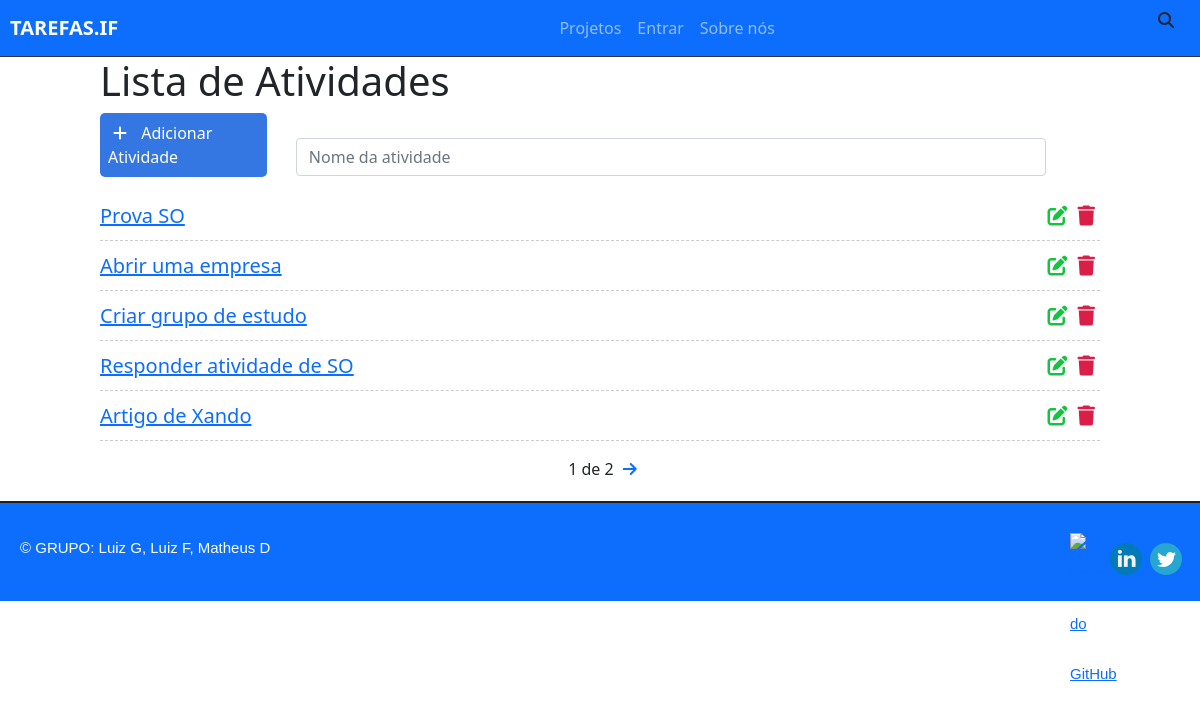
The page / on the database its author committed.
### paginas/models.py (models this page shows, shortened)
class Task(models.Model):
    STATUS = (
        ('doing', 'Doing'),
        ('done', 'Done'),
    )
    title=models.CharField(max_length=255)
    description = models.TextField()
    done = models.CharField(
        max_length=5,
        choices=STATUS,
    )
    created_at = models.DateTimeField(auto_now_add=True)
    updated_at = models.DateTimeField(auto_now=True)

### paginas/views.py (the view)
# urls.py: path('', views.taskList, name='task-list'),
def taskList(request):
    tasks_list = Task.objects.all().order_by('-created_at')
    paginator = Paginator(tasks_list, 5)
    page = request.GET.get('page')
    tasks = paginator.get_page(page)
    return render(request, 'paginas/list.html', {'tasks': tasks})

### paginas/templates/paginas/list.html (shortened to what this page needs)
{% extends "index.html" %}
{% block content %}
<div class="offset-1 col-10 list-div">
    <h1>Lista de Atividades</h1>
    <a id="add-link" href="newtask/">
        <div class="col-2 add-div">
            <i class="fas fa-plus"></i> Adicionar Atividade
        </div>
    </a>
    <div class="col-9 search-div">
        <form methodn="GET">
            <input class="form-control" type="text" id="search" name="search" placeholder="Nome da atividade">
            <i class="fas fa-search"></i>
        </form>
    </div>
    <ul class="task-list">
        {% for task in tasks %}
        <li class="task-item">
            <span><a href="/task/{{task.id}}">{{task.title}}</a></span>
            <a href="delete/{{task.id}}" class="delete-btn"><span><i class="fas fa-trash"></i></span></a>
            <a href="edit/{{task.id}}"><span><i class="fas fa-edit"></i></span></a>
        </li>
        {% endfor %}
    </ul>
    <div class="pagination">
        <span class="step-links">
            <span class="current">
                {{ tasks.number }} de {{ tasks.paginator.num_pages}}
            </span>
            {% if tasks.has_next %}
                <a href="?page={{ tasks.next_page_number }}"><i class="fas fa-arrow-right"></i></a>
            {% endif %}
        </span>
    </div>
</div>
{% endblock %}

### static/css/styles.css (style rules this page uses)
#add-link { text-decoration: none; }
.add-div { background-color: #3476e2; cursor: pointer; display: inline-block; color: #FFF; padding: 8px; border-radius: 5px; margin-right: 25px; }
.fas.fa-plus { color: #FFF; margin-right: 10px; margin-left: 5px; }
.fas.fa-search { position: absolute; top: 12px; right: 26px; }
.search-div { padding: 0px; margin-top: 15px; margin-bottom: 15px; display: inline-block; }
.list-div { padding: 0; }
.task-list { padding-left: 0; }
.task-item { list-style: none; font-size: 20px; height: 50px; padding-top: 10px; border-bottom: 1px dashed #ccc; }
.fas.fa-trash, .fas.fa-edit { cursor: pointer; margin: 5px; font-size: 20px; float: right; }
.fas.fa-trash { color: #db1e47; }
.fas.fa-edit { color: #13c43f; }
.pagination { margin-bottom: 20px; }
.step-links { position: relative; margin-left: auto; margin-right: auto; }
.step-links .current { margin-left: 5px; margin-right: 5px; }

### rows shown on the page
Task: title "Prova SO"
Task: title "Abrir uma empresa"
Task: title "Criar grupo de estudo"
Task: title "Responder atividade de SO"
Task: title "Artigo de Xando"

### other values the page prints
{{ tasks.number }} "1"
{{ tasks.paginator.num_pages }} "2"
